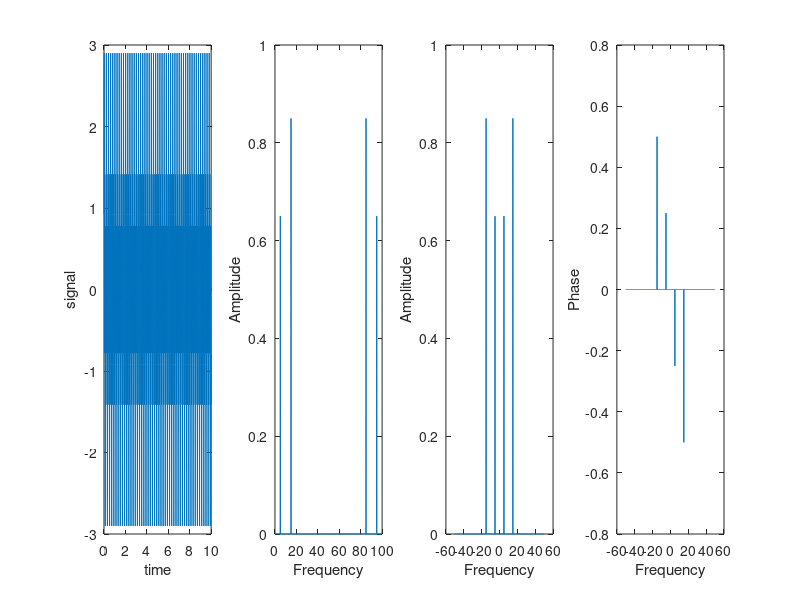

The MATLAB source for this figure:
fs = 100;                                % sample frequency (Hz)
t = 0:1/fs:10-1/fs;                      % 10 second span time vector
x = (1.3)*sin(2*pi*5*t+pi/4) ...             % 15 Hz component
  + (1.7)*sin(2*pi*15*(t-2));             % 40 Hz component
  
  %+ 2.5*gallery('normaldata',size(t),4); % Gaussian noise;

subplot(1,4,1)
plot(t,x)
xlabel('time')
ylabel('signal')

y = fft(x);             %discrete fourier transform

n = length(x);          % number of samples
f = (0:n-1)*(fs/n);     % frequency range
subplot(1,4,2)
plot(f,abs(y)/n)
xlabel('Frequency')
ylabel('Amplitude')

y0 = fftshift(y);         % shift y values
f0 = (-n/2:n/2-1)*(fs/n); % 0-centered frequency range

subplot(1,4,3)

plot(f0,abs(y0)/n)
xlabel('Frequency')
ylabel('Amplitude')

tol = 1e-6;
y0(abs(y0) < tol) = 0;

angle0 = angle(y0);    % 0-centered phase

subplot(1,4,4)

plot(f0,angle0/pi)
xlabel('Frequency')
ylabel('Phase')